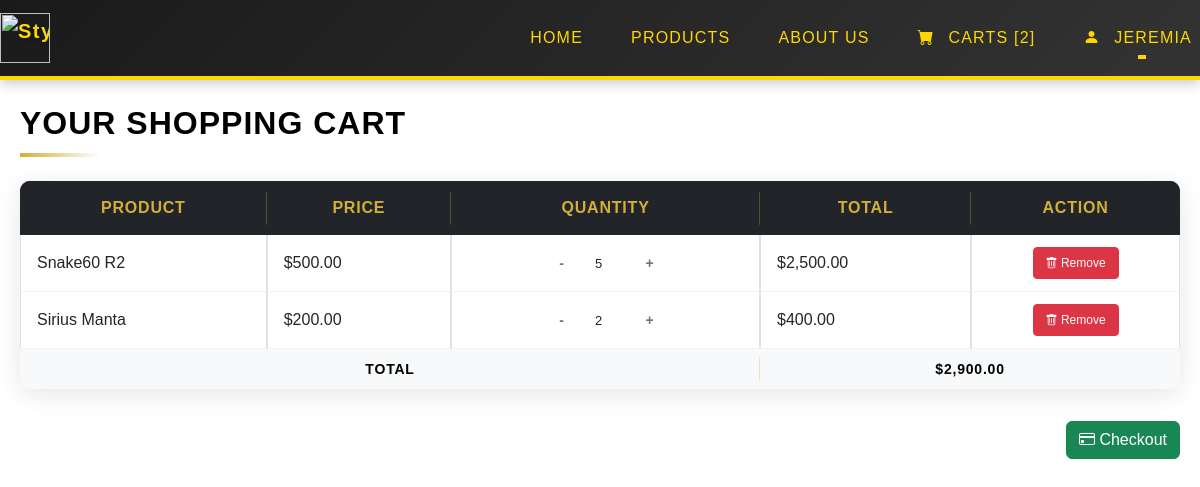
The app's page /user/cart.php (signed in), older data.
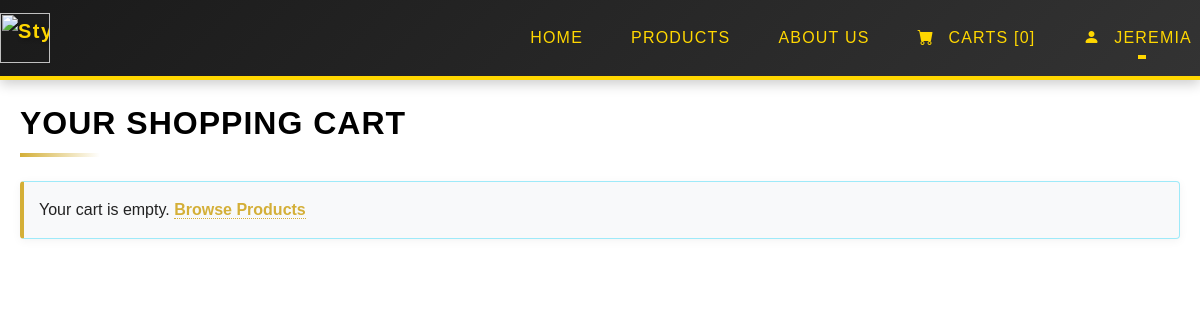
The same page, newer data.
### tables this page shows
CREATE TABLE `carts` (
  `cart_id` int NOT NULL,
  `customer_id` int NOT NULL,
  `product_id` varchar(10) NOT NULL,
  `jumlah_barang` int NOT NULL
);

CREATE TABLE `products` (
  `product_id` varchar(10) NOT NULL,
  `nama_produk` varchar(100) NOT NULL,
  `deskripsi_produk` text NOT NULL,
  `harga` decimal(12,2) NOT NULL,
  `stok` int NOT NULL,
  `link_gambar` varchar(300) NOT NULL,
  `category_id` int DEFAULT NULL
);

### user/cart.php (the view, shortened to what the changed rows need)
<?php
include 'header.php';
$customer_id = $_SESSION['kd_cs'];
$query = "SELECT p.*, c.jumlah_barang, c.cart_id
          FROM carts c
          JOIN products p ON c.product_id = p.product_id
          WHERE c.customer_id = '$customer_id'";
$result = mysqli_query($conn, $query);
$total = 0;
?>
<html lang="en">
<head>
    <link rel="stylesheet" href="./css/cart.css">
</head>
<body>
    <div class="container_cart mt-4">
        <h2 class="mb-4">Your Shopping Cart</h2>
        <?php if (mysqli_num_rows($result) > 0): ?>
            <form action="update_cart.php" method="post">
                <table class="table table-bordered">
                    <thead class="table-dark">
                        <tr>
                            <th>Product</th>
                            <th>Price</th>
                            <th>Quantity</th>
                            <th>Total</th>
                            <th>Action</th>
                        </tr>
                    </thead>
                    <tbody>
                        <?php while ($row = mysqli_fetch_assoc($result)):
                            $harga_clean = str_replace(['$', ','], '', $row['harga']);
                            $harga_numerik = (float)$harga_clean;
                            $subtotal = $harga_numerik * $row['jumlah_barang'];
                            $total += $subtotal;
                        ?>
                            <tr>
                                <td><?= $row['nama_produk']; ?></td>
                                <td>$<?= number_format($harga_numerik, 2); ?></td>
                                <td>
                                    <div class="input-group" style="width: 120px;">
                                        <button type="button" class="btn btn-outline-secondary btn-sm quantity-minus" data-id="<?= $row['cart_id']; ?>">-</button>
                                        <input type="number" name="quantity[<?= $row['cart_id']; ?>]"
                                            value="<?= $row['jumlah_barang']; ?>"
                                            min="1" class="form-control text-center" readonly>
                                        <button type="button" class="btn btn-outline-secondary btn-sm quantity-plus" data-id="<?= $row['cart_id']; ?>">+</button>
                                    </div>
                                </td>
                                <td>$<?= number_format($subtotal, 2); ?></td>
                                <td>
                                    <a href="remove_from_cart.php?cart_id=<?= $row['cart_id']; ?>"
                                        class="btn btn-danger btn-sm">
                                        <i class="bi bi-trash"></i> Remove
                                    </a>
                                </td>
                            </tr>
                        <?php endwhile; ?>
                    </tbody>
                    <tfoot>
                        <tr>
                            <th colspan="3">Total</th>
                            <th colspan="2">$<?= number_format($total, 2); ?></th>
                        </tr>
                    </tfoot>
                </table>
            </form>
            <form action="payment.php">
                <div class="text-end">
                    <button type="submit" name="proceedd_payment" class="btn btn-success">
                        <i class="bi bi-credit-card"></i> Checkout
                    </button>
                </div>
            </form>
        <?php else: ?>
            <div class="alert alert-info">Your cart is empty. <a href="produk.php">Browse Products</a></div>
        <?php endif; ?>
    </div>
</body>
</html>

### user/header.php (shortened to what the changed rows need)
<?php
include '../koneksi.php';
?>
<html lang="en">
<head>
    <link rel="stylesheet" href="./css/header.css">
    <link href="https://cdn.jsdelivr.net/npm/bootstrap@5.3.0/dist/css/bootstrap.min.css" rel="stylesheet">
    <link href="https://cdn.jsdelivr.net/npm/bootstrap-icons@1.5.0/font/bootstrap-icons.css" rel="stylesheet">
</head>
<body>
    <nav class="navbar navbar-expand-lg">
        <div class="container_header">
            <div class="collapse navbar-collapse" id="navbarContent">
                <ul class="navbar-nav ms-auto mb-2 mb-lg-0" style="gap: 2rem;">
                    <?php
                    $cart_count = 0;
                    if (isset($_SESSION['kd_cs'])) {
                        $kode_cs = $_SESSION['kd_cs'];
                        $result = mysqli_query($conn, "SELECT COUNT(cart_id) as count from carts where customer_id ='$kode_cs'");
                        if ($result) {
                            $row = mysqli_fetch_assoc($result);
                            $cart_count = $row['count'];
                        }
                    }
                    ?>
                    <li class="nav-item">
                        <a class="nav-link" href="./cart.php">
                            <i class="bi-cart-fill me-2"></i>
                            Carts [<?= $cart_count ?>]
                        </a>
                    </li>
                </ul>
            </div>
        </div>
    </nav>
</body>
</html>

Row changes from the older to the newer data that the page shows:
removed carts: product.nama_produk "Snake60 R2", product.harga "500.00", jumlah_barang "5", subtotal "2,500.00"
removed carts: product.nama_produk "Sirius Manta", product.harga "200.00", cart_id+jumlah_barang "2", subtotal "400.00"
Text that changed along with them:
$cart_count: "2" → "0"
$total: "2,900.00" → (not shown)
text no longer shown: "PRODUCT PRICE QUANTITY TOTAL ACTION TOTAL $ Checkout"
text now shown: "Your cart is empty. Browse Products"
